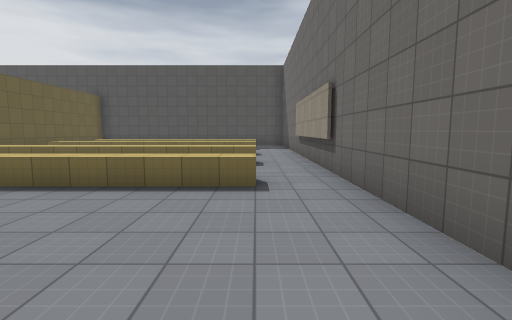
View 1 (above)

21 first-person views from a walk through a 3-D level made in the Godot game engine. The camera is 1.5 m above the floor, tilts 6° down and sees 85° across. The floor is counted in squares, 2 m on a side. Each view is taken from the middle of a square. On the plan, view 1 faces up. The plan holds only what a view shows up to about 10 squares ahead; the rest is blank. The place goes on beyond the plan. Surface patterns are stand-ins for the level's own textures.

View 2
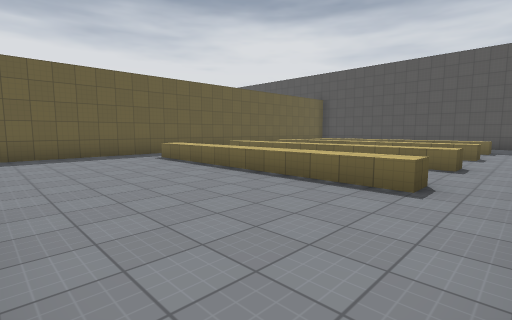

View 3
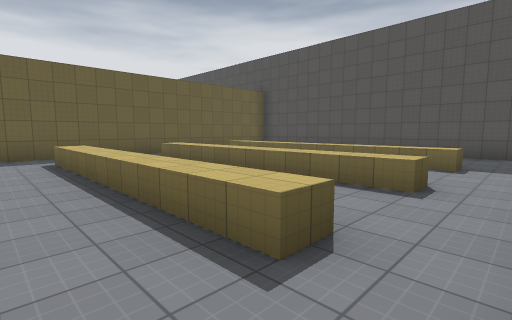

View 4
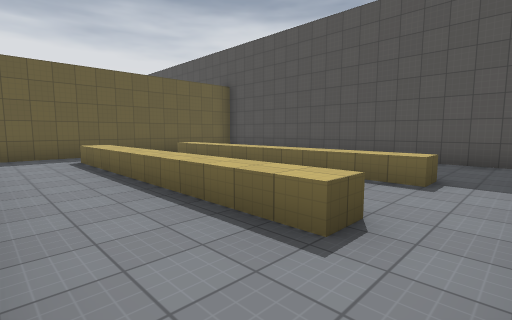

View 5
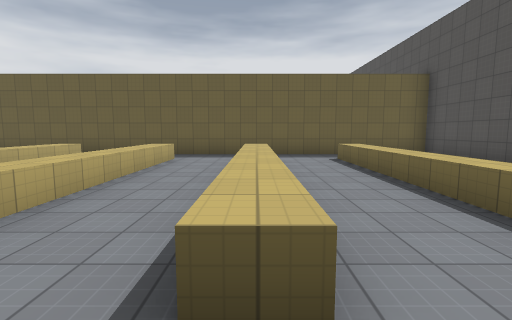

View 6
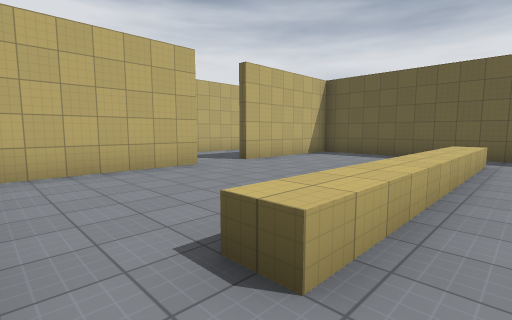

View 7
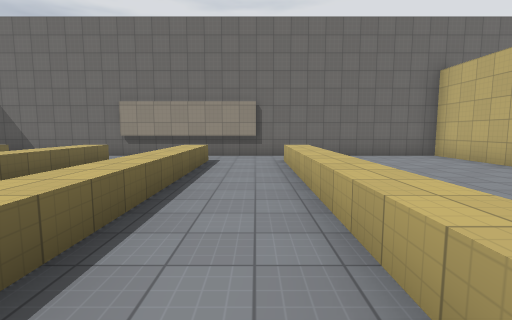

View 8
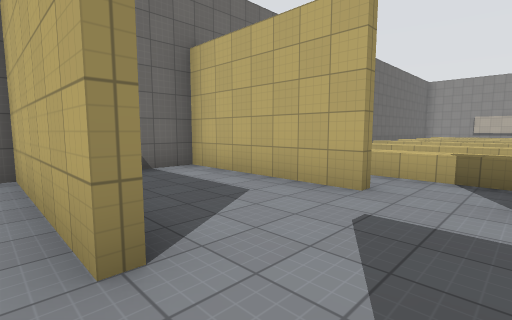

View 9
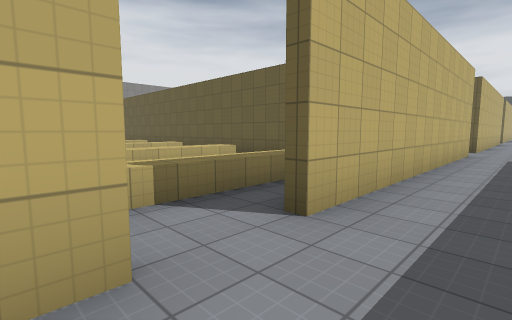

View 10
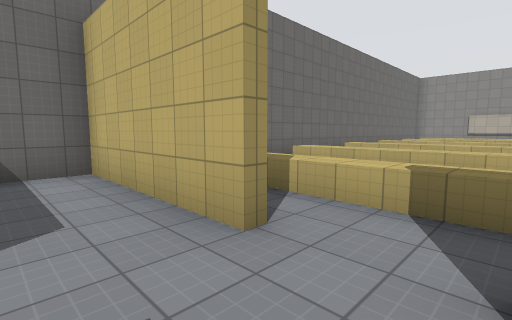

View 11
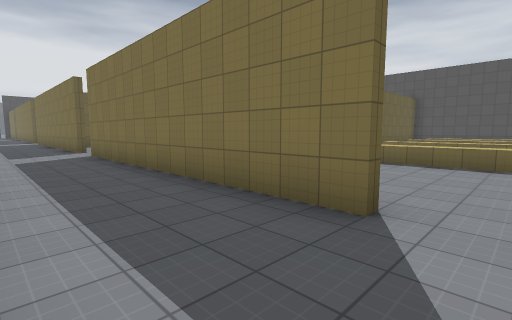

View 12
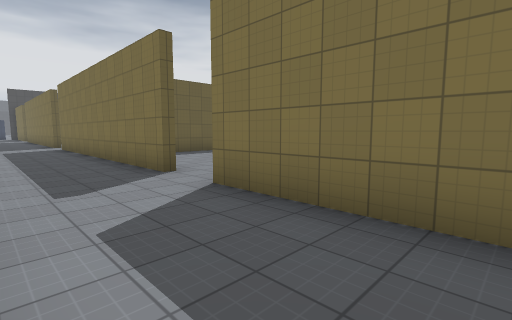

View 13
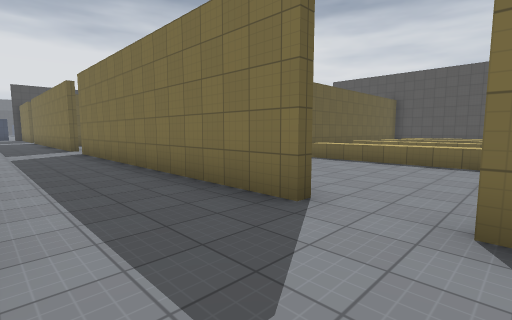

View 14
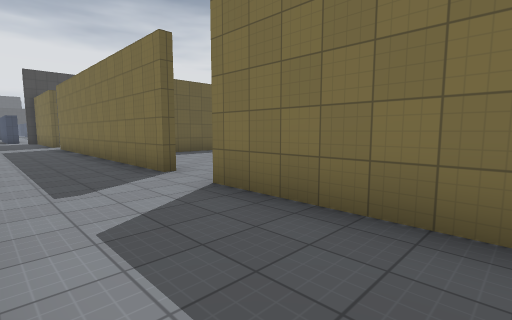

View 15
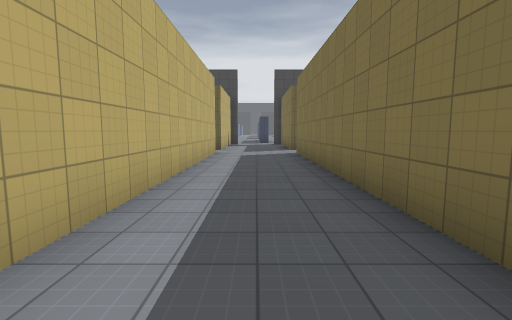

View 16
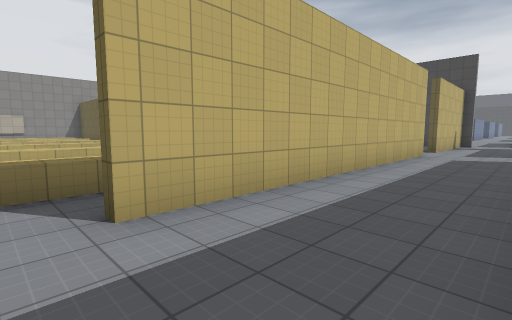

View 17
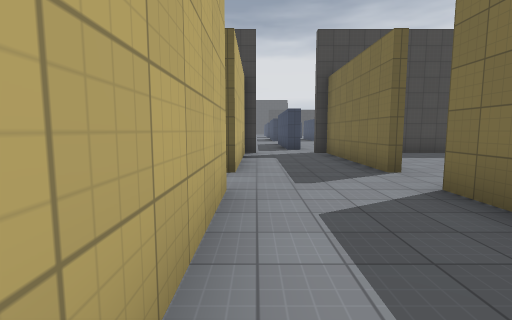

View 18
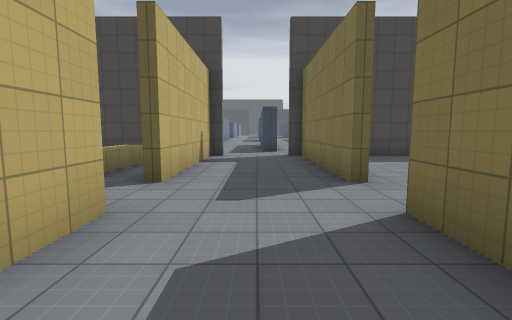

View 19
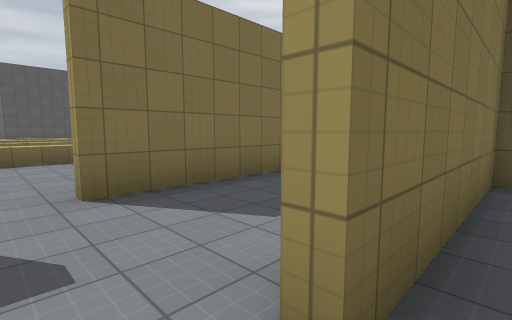

View 20
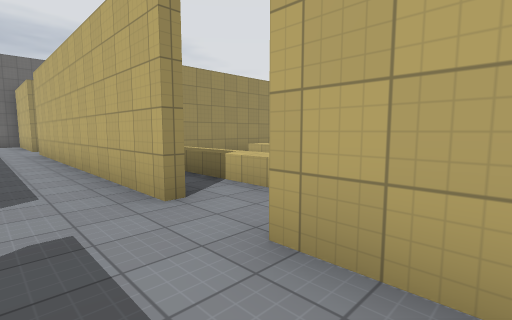

View 21
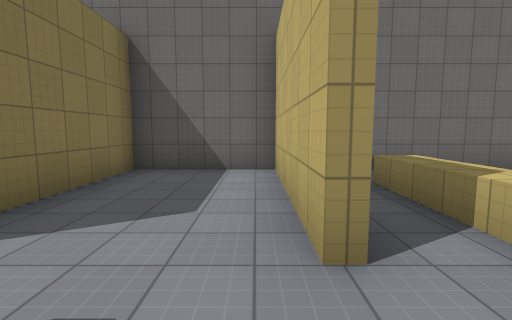

### Floor plan
Key: @ floor where view 1 was taken; # wall or solid block; . floor; ^ raised ledge.
Columns run from 40 left of view 1 to 2 right of it. Each row starts with its distance up from view 1.
 14                                 ###########
 13                                 #       ..#
 12                                 # ........#
 11                                 #.^^^^^^..#
 10                                 #.........#
  9                           ^^    #.^^^^^^^.#
  8                                 #.........#
  7                          ...    #.........#
  6                   ^^    ^^^^    #.^^^^^^..#
  5                                 #.........#
  4                  ^^^    ^^^^    #.^^^^^^^.#
  3   #              ..    .....    #.........#
  2   #..       #..  ..   #.....    #.........#
  1   #....      ......    ......   #.........#
  0   # ....       ....      ....   #.......@.#
 -1 ..#####.#########.#########.#########.#####
 -2 #.........................................#
 -3 ..#.......................................#
 -4   #####.#########.#####  ##.#########.#####
 -5   #^^^          ^^         ^^^^ # ^^^^^^^#
 -6   #                             #        #
 -7   #            ^^^            ^ # ^^^^^^.#
 -8                ^^^            ^ # ^^^^^^.#
 -9                                 #        #
-10                ^^^              # ^^^^^^^#

Positions as (right, up) in squares from view 1, and headings:
1: (0, 0), facing up
2: (1, 0), facing up-left
3: (1, 5), facing up-left
4: (1, 7), facing up-left
5: (1, 9), facing left
6: (1, 5), facing down-left
7: (-7, 5), facing right
8: (-4, 0), facing down-right
9: (-2, -2), facing down-left
10: (-4, -2), facing down-right
11: (-3, -3), facing up-left
12: (-9, -3), facing up-left
13: (-12, -3), facing up-left
14: (-19, -3), facing up-left
15: (-23, -2), facing left
16: (-23, -1), facing down-left
17: (-29, -3), facing left
18: (-30, -2), facing left
19: (-23, -4), facing up-right
20: (-15, -2), facing down-right
21: (-4, -3), facing right
